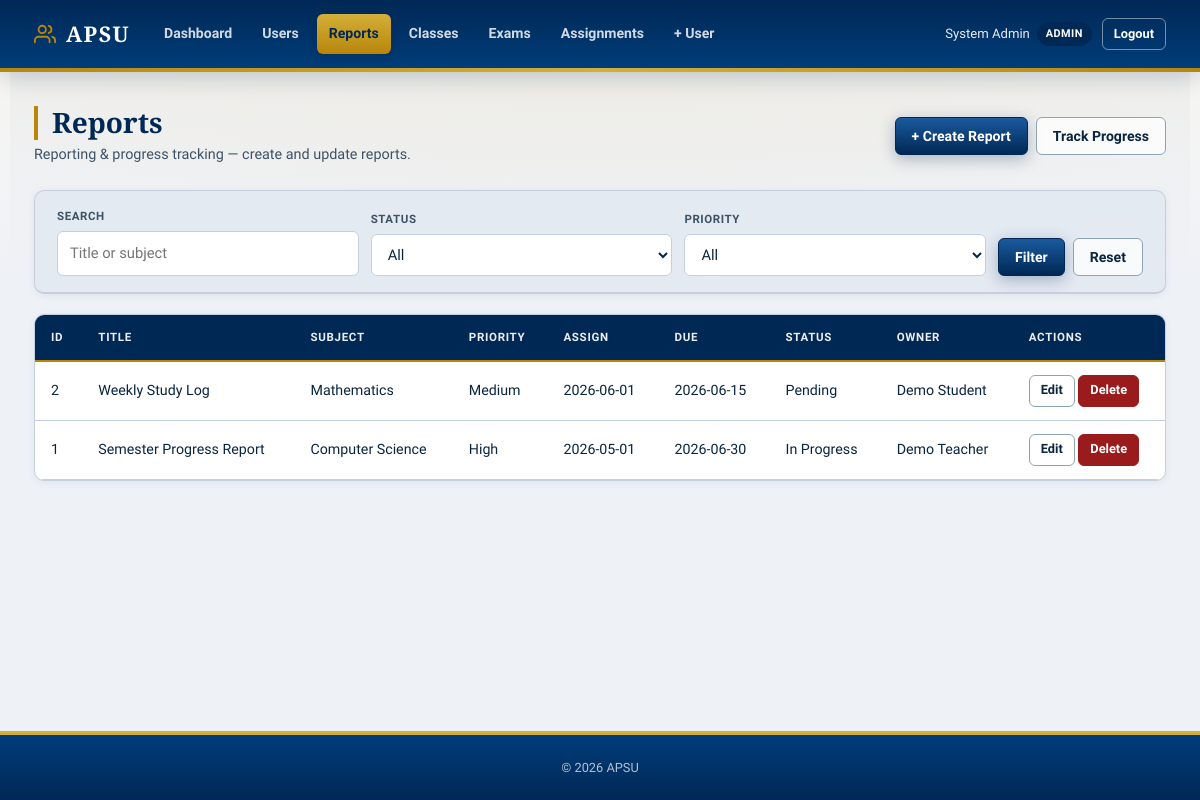
The page /reports/index.php (signed in) on the database its author committed.
### tables this page shows
CREATE TABLE reports (
    id          INT AUTO_INCREMENT PRIMARY KEY,
    user_id     INT NOT NULL,
    title       VARCHAR(255) NOT NULL,
    subject     VARCHAR(255) NOT NULL,
    priority    ENUM('Low', 'Medium', 'High') NOT NULL DEFAULT 'Medium',
    assign_date DATE NOT NULL,
    due_date    DATE NOT NULL,
    status      ENUM('Pending', 'In Progress', 'Completed') NOT NULL DEFAULT 'Pending',
    created_at  TIMESTAMP NOT NULL DEFAULT CURRENT_TIMESTAMP,
    FOREIGN KEY (user_id) REFERENCES users(id) ON DELETE CASCADE
);

CREATE TABLE users (
    id          INT AUTO_INCREMENT PRIMARY KEY,
    full_name   VARCHAR(100) NOT NULL,
    username    VARCHAR(100) NOT NULL UNIQUE,
    email       VARCHAR(255) NOT NULL UNIQUE,
    password    VARCHAR(255) NOT NULL,
    role        ENUM('Admin', 'Teacher', 'Student') NOT NULL,
    is_active   BOOLEAN NOT NULL DEFAULT TRUE,
    created_at  TIMESTAMP NOT NULL DEFAULT CURRENT_TIMESTAMP
);

### reports/index.php (called while the page is built, shortened)
<?php
require_once __DIR__ . '/../config/database.php';
require_once __DIR__ . '/../includes/helpers.php';
require_once __DIR__ . '/model/Report.php';
$pdo = getDB();
$model = new Report($pdo);
$search = trim($_GET['search'] ?? '');
$status = $_GET['status'] ?? '';
$priority = $_GET['priority'] ?? '';
$ownerId = isStudent() ? currentUserId() : null;
$reports = $model->getAll($search ?: null, $status ?: null, $priority ?: null, $ownerId);
require __DIR__ . '/views/index.php';

### includes/helpers.php (called while the page is built, shortened)
<?php
function isStaff(): bool
{
    $role = $_SESSION['role'] ?? '';
    return $role === 'Teacher' || $role === 'Admin';
}
function isStudent(): bool
{
    return ($_SESSION['role'] ?? '') === 'Student';
}
function canManageAcademics(): bool
{
    return isStaff();
}

### reports/model/Report.php (called while the page is built, shortened)
<?php
class Report
{
    private PDO $pdo;
    public function __construct(PDO $pdo)
    {
        $this->pdo = $pdo;
    }
    public function getAll(?string $search = null, ?string $status = null, ?string $priority = null, ?int $userId = null): array
    {
        $sql = 'SELECT r.*, u.full_name AS owner_name FROM reports r JOIN users u ON r.user_id = u.id WHERE 1=1';
        $params = [];
        $sql .= ' ORDER BY r.due_date ASC';
        $stmt = $this->pdo->prepare($sql);
        $stmt->execute($params);
        return $stmt->fetchAll();
    }
}

### reports/views/index.php (the view, shortened to what this page needs)
<?php
require __DIR__ . '/../../includes/header.php'; ?>
<div class="page-header">
    <div>
        <h1 class="page-title"><?= isStudent() ? 'My Reports' : 'Reports' ?></h1>
        <p class="page-subtitle">
            <?php if (isStudent()): ?>
            View your academic progress reports (read-only).
            <?php else: ?>
            Reporting &amp; progress tracking — create and update reports.
            <?php endif; ?>
        </p>
    </div>
    <?php if (canManageAcademics()): ?>
    <div class="page-header-actions">
        <a href="index.php?action=create" class="btn btn-primary">+ Create Report</a>
        <a href="index.php?action=track" class="btn btn-outline">Track Progress</a>
    </div>
    <?php endif; ?>
</div>
<form method="GET" class="filter-bar card" style="margin-bottom:20px;border-radius:var(--radius);">
    <div class="filter-group">
        <label>Search</label>
        <input type="text" name="search" class="form-control" value="<?= htmlspecialchars($search) ?>" placeholder="Title or subject">
    </div>
    <div class="filter-group">
        <label>Status</label>
        <select name="status" class="form-control">
            <option value="">All</option>
        </select>
    </div>
    <div class="filter-group">
        <label>Priority</label>
        <select name="priority" class="form-control">
            <option value="">All</option>
        </select>
    </div>
    <div class="filter-actions">
        <button type="submit" class="btn btn-primary">Filter</button>
        <a href="index.php" class="btn btn-outline">Reset</a>
    </div>
</form>
<div class="table-card">
    <table class="data-table">
        <thead>
            <tr>
                <th>ID</th><th>Title</th><th>Subject</th><th>Priority</th>
                <th>Assign</th><th>Due</th><th>Status</th><th>Owner</th>
                <?php if (canManageAcademics()): ?><th>Actions</th><?php endif; ?>
            </tr>
        </thead>
        <tbody>
        <?php if (empty($reports)): ?>
            <tr><td colspan="<?= canManageAcademics() ? 9 : 8 ?>" class="text-muted">No reports found.</td></tr>
        <?php else: foreach ($reports as $r): ?>
            <tr>
                <td><?= (int)$r['id'] ?></td>
                <td><?= htmlspecialchars($r['title']) ?></td>
                <td><?= htmlspecialchars($r['subject']) ?></td>
                <td><?= htmlspecialchars($r['priority']) ?></td>
                <td><?= htmlspecialchars($r['assign_date']) ?></td>
                <td><?= htmlspecialchars($r['due_date']) ?></td>
                <td><?= htmlspecialchars($r['status']) ?></td>
                <td><?= htmlspecialchars($r['owner_name']) ?></td>
                <?php if (canManageAcademics()): ?>
                <td>
                    <a href="index.php?action=edit&id=<?= (int)$r['id'] ?>" class="btn btn-sm btn-outline">Edit</a>
                    <a href="index.php?action=delete&id=<?= (int)$r['id'] ?>" class="btn btn-sm btn-danger"
                       onclick="return confirm('Delete this report?')">Delete</a>
                </td>
                <?php endif; ?>
            </tr>
        <?php endforeach; endif; ?>
        </tbody>
    </table>
</div>
<?php require __DIR__ . '/../../includes/footer.php'; ?>

### rows shown on the page
reports: id "2", title "Weekly Study Log", subject "Mathematics", priority "Medium", assign_date "2026-06-01", due_date "2026-06-15", status "Pending", user.full_name "Demo Student"
reports: id "1", title "Semester Progress Report", subject "Computer Science", priority "High", assign_date "2026-05-01", due_date "2026-06-30", status "In Progress", user.full_name "Demo Teacher"

### other values the page prints
$_SESSION['full_name'] "System Admin"
$role "ADMIN"
